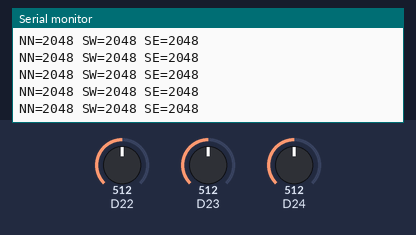
A sketch run on a simulated Arduino Zero (SAMD21). On the bench: the last lines printed to the serial monitor. The test bench sets the inputs (shaded band); at power-on: D22 = 512, D23 = 512, D24 = 512 (analog values on the 0–1023 scale).

Above: at 1.2 s.
1.3 s: D22 set to 716
At 2.1 s:
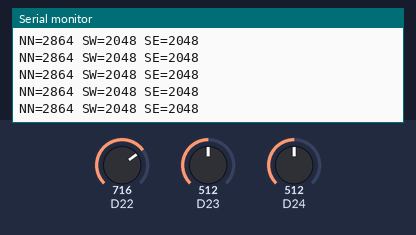
2.8 s: D23 set to 716
At 3.3 s:
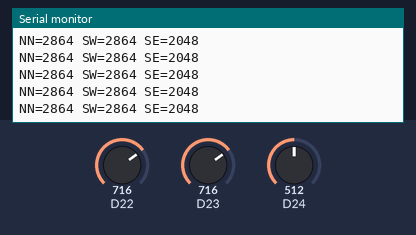
4.3 s: D24 set to 716
At 5.4 s:
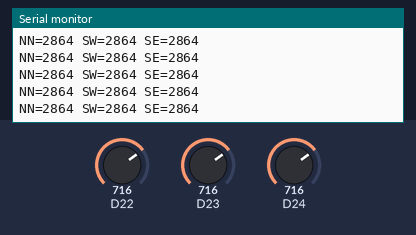
5.8 s: D22 set to 900
At 6.8 s:
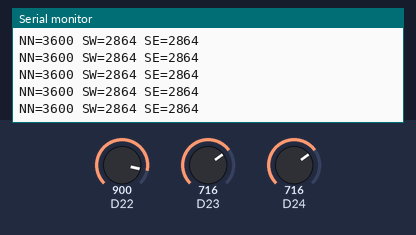
7.3 s: D23 set to 900
At 8.0 s:
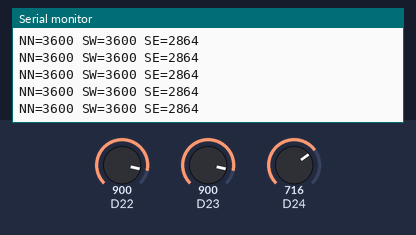
8.8 s: D24 set to 900
At 9.6 s:
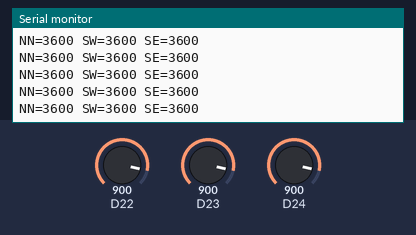
Timing chart, 0 to 11.3 s (numbered marks = the images above; inputs shaded):
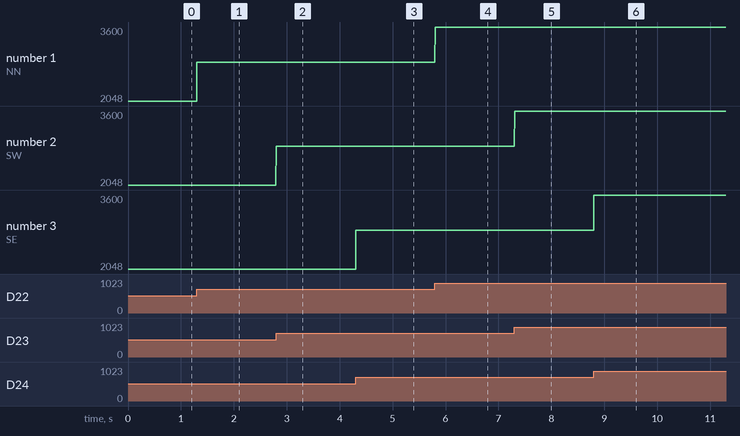

The sketch:

TestADC.ino
```cpp
#define NN_CAPTOR 8
#define SW_CAPTOR 9
#define SE_CAPTOR 10


void setup()
{
  Serial.begin(9600);
  while(!Serial);
  analogReadResolution(12);
}

void loop()
{
  int nn, sw, se;
  // put your main code here, to run repeatedly:
  nn = analogRead(NN_CAPTOR);
  sw = analogRead(SW_CAPTOR);
  se = analogRead(SE_CAPTOR);

  Serial.print("NN=");
  Serial.print(nn);
  Serial.print(' ');

  Serial.print("SW=");
  Serial.print(sw);
  Serial.print(' ');

  Serial.print("SE=");
  Serial.print(se);
  Serial.print(' ');

  Serial.println();

  delay(5);
}
```

Measured:
- after the input at 1.3 s, the serial monitor: prints a new line at once (image 1)
- after the input at 2.8 s, the serial monitor: prints a new line at once (image 2)
- after the input at 4.3 s, the serial monitor: prints a new line at once (image 3)
- after the input at 5.8 s, the serial monitor: prints a new line at once (image 4)
- after the input at 7.3 s, the serial monitor: prints a new line at once (image 5)
- after the input at 8.8 s, the serial monitor: prints a new line at once (image 6)
- plotted number 1: 2048 → 2864 after the input at 1.3 s, 2864 → 3600 after the input at 5.8 s
